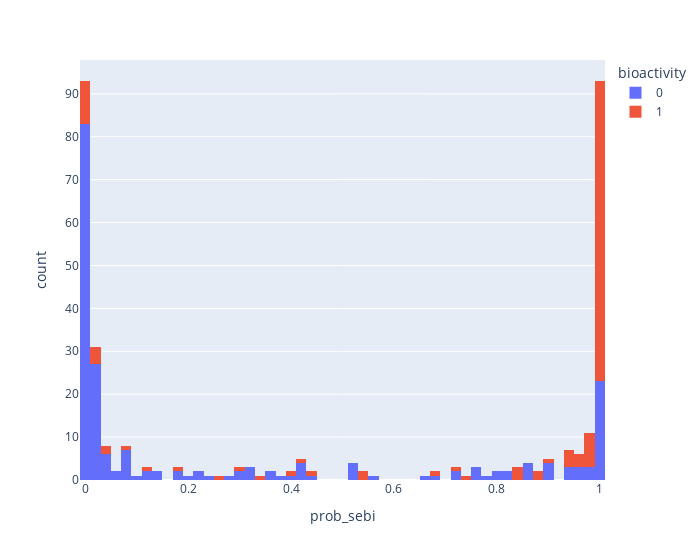

Here is the notebook cell this chart was saved with:
### Code cell
px.histogram(comparacion,"prob_sebi",color="bioactivity",nbins=50,width=700)

### Figure 1 — Plotly figure (JSON) as saved in the notebook; plotly's stock layout.template omitted (floating-point values rounded to 4 significant figures; data arrays with more than 128 entries replaced by an {"elided": "..."} marker saying what was removed)
{"data": [{"alignmentgroup": "True", "bingroup": "x", "hovertemplate": "bioactivity=0<br>prob_sebi=%{x}<br>count=%{y}<extra></extra>", "legendgroup": "0", "marker": {"color": "#636efa", "pattern": {"shape": ""}}, "name": "0", "nbinsx": 50, "offsetgroup": "0", "orientation": "v", "showlegend": true, "type": "histogram", "x": {"elided": "208 float values"}, "xaxis": "x", "yaxis": "y"}, {"alignmentgroup": "True", "bingroup": "x", "hovertemplate": "bioactivity=1<br>prob_sebi=%{x}<br>count=%{y}<extra></extra>", "legendgroup": "1", "marker": {"color": "#EF553B", "pattern": {"shape": ""}}, "name": "1", "nbinsx": 50, "offsetgroup": "1", "orientation": "v", "showlegend": true, "type": "histogram", "x": [0.9993, 0.9999, 0.9998, 0.9998, 1.0, 1.0, 1.0, 0.9999, 0.9999, 0.9991, 0.9802, 1.0, 0.9963, 1.0, 0.9999, 0.9998, 0.9997, 1.0, 0.9362, 0.4403, 0.0002261, 0.9999, 0.9999, 0.9951, 0.9682, 0.9929, 0.9825, 0.9916, 0.9998, 0.999, 0.08872, 0.9854, 0.9992, 0.04178, 0.9966, 0.9998, 1.0, 0.999, 0.9922, 0.9999, 1.0, 0.9999, 0.9995, 0.9912, 0.0008867, 0.1762, 0.9996, 0.2963, 0.999, 0.7243, 0.5358, 0.9883, 0.87, 0.8453, 0.9999, 0.8805, 0.9999, 0.1117, 0.003951, 0.01509, 0.03584, 0.00708, 0.5351, 0.02127, 0.4236, 1.0, 1.0, 1.0, 0.0008154, 0.9983, 0.9989, 0.8419, 0.9996, 0.9992, 0.9669, 0.9997, 0.9999, 0.9897, 0.6813, 0.8412, 0.9946, 0.02127, 0.9728, 0.9999, 0.9998, 0.9935, 0.996, 0.9397, 0.9988, 0.9996, 0.2598, 0.9987, 0.9999, 0.9962, 0.9987, 0.9999, 0.002323, 0.996, 0.3951, 0.9999, 1.0, 0.9987, 0.9958, 1.0, 0.9737, 0.9961, 0.9992, 0.9601, 0.3305, 0.7393, 0.8927, 0.0003679, 0.02572, 0.001058, 0.9999, 0.98, 0.9995, 0.005811, 0.001564, 0.9342, 0.9481], "xaxis": "x", "yaxis": "y"}], "layout": {"barmode": "relative", "legend": {"title": {"text": "bioactivity"}, "tracegroupgap": 0}, "margin": {"t": 60}, "width": 700, "xaxis": {"anchor": "y", "domain": [0, 1], "title": {"text": "prob_sebi"}}, "yaxis": {"anchor": "x", "domain": [0, 1], "title": {"text": "count"}}}}
